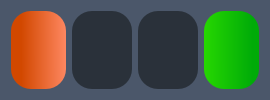
            <widget class="QFrame" name="frame_7">
             <property name="styleSheet">
              <string notr="true">QFrame{
	border-top-left-radius: 20px;
	border-top-right-radius: 20px;
	background-color: #4B576A;
}
QPushButton{
	border-radius: 20px;
}</string>
             </property>
             <property name="frameShape">
              <enum>QFrame::NoFrame</enum>
             </property>
             <property name="frameShadow">
              <enum>QFrame::Raised</enum>
             </property>
             <layout class="QHBoxLayout" name="horizontalLayout_4" stretch="7,1,0,7">
              <item>
               <widget class="QPushButton" name="previousButton">
                <property name="sizePolicy">
                 <sizepolicy hsizetype="Minimum" vsizetype="Minimum">
                  <horstretch>0</horstretch>
                  <verstretch>0</verstretch>
                 </sizepolicy>
                </property>
                <property name="font">
                 <font>
                  <pointsize>15</pointsize>
                  <weight>75</weight>
                  <bold>true</bold>
                 </font>
                </property>
                <property name="cursor">
                 <cursorShape>PointingHandCursor</cursorShape>
                </property>
                <property name="styleSheet">
                 <string notr="true">QPushButton{
	background-color: qlineargradient(spread:pad, x1:0, y1:0.006, x2:1, y2:0, stop:0.18408 rgba(210, 72, 0, 255), stop:1 rgba(254, 135, 97, 255));
}
QPushButton:hover{
	background-color: rgb(252, 133, 93);
}
QPushButton:pressed{
	background-color: #ececec
}</string>
                </property>
                <property name="text">
                 <string/>
                </property>
                <property name="icon">
                 <iconset>
                  <normalon>:/Arrow/icons8-arrow-48.png</normalon>
                 </iconset>
                </property>
                <property name="iconSize">
                 <size>
                  <width>50</width>
                  <height>50</height>
                 </size>
                </property>
               </widget>
              </item>
              <item>
               <widget class="QPushButton" name="adjButton">
                <property name="sizePolicy">
                 <sizepolicy hsizetype="Preferred" vsizetype="Preferred">
                  <horstretch>0</horstretch>
                  <verstretch>0</verstretch>
                 </sizepolicy>
                </property>
                <property name="minimumSize">
                 <size>
                  <width>60</width>
                  <height>60</height>
                 </size>
                </property>
                <property name="maximumSize">
                 <size>
                  <width>70</width>
                  <height>16777215</height>
                 </size>
                </property>
                <property name="cursor">
                 <cursorShape>PointingHandCursor</cursorShape>
                </property>
                <property name="styleSheet">
                 <string notr="true">QPushButton{
	background-color: rgb(42, 49, 58);
}
QPushButton:hover{
	background-color: rgb(205, 205, 205);
}
QPushButton:pressed{
	background-color: #ececec
}</string>
                </property>
                <property name="text">
                 <string/>
                </property>
                <property name="icon">
                 <iconset>
                  <normalon>../images/icons/icons8-adjust-50.png</normalon>
                 </iconset>
                </property>
                <property name="iconSize">
                 <size>
                  <width>40</width>
                  <height>40</height>
                 </size>
                </property>
               </widget>
              </item>
              <item>
               <widget class="QPushButton" name="cropButton">
                <property name="sizePolicy">
                 <sizepolicy hsizetype="Preferred" vsizetype="Preferred">
                  <horstretch>0</horstretch>
                  <verstretch>0</verstretch>
                 </sizepolicy>
                </property>
                <property name="minimumSize">
                 <size>
                  <width>60</width>
                  <height>60</height>
                 </size>
                </property>
                <property name="maximumSize">
                 <size>
                  <width>70</width>
                  <height>16777215</height>
                 </size>
                </property>
                <property name="cursor">
                 <cursorShape>PointingHandCursor</cursorShape>
                </property>
                <property name="styleSheet">
                 <string notr="true">QPushButton{
	background-color: rgb(42, 49, 58);
}
QPushButton:hover{
	background-color: rgb(205, 205, 205);
}
QPushButton:pressed{
	background-color: #ececec
}</string>
                </property>
                <property name="text">
                 <string/>
                </property>
                <property name="icon">
                 <iconset>
                  <normalon>:/Setting/icons8-crop-24.png</normalon>
                 </iconset>
                </property>
                <property name="iconSize">
                 <size>
                  <width>60</width>
                  <height>60</height>
                 </size>
                </property>
               </widget>
              </item>
              <item>
               <widget class="QPushButton" name="nextButton">
                <property name="sizePolicy">
                 <sizepolicy hsizetype="Minimum" vsizetype="Minimum">
                  <horstretch>0</horstretch>
                  <verstretch>0</verstretch>
                 </sizepolicy>
                </property>
                <property name="font">
                 <font>
                  <pointsize>15</pointsize>
                  <weight>75</weight>
                  <bold>true</bold>
                 </font>
                </property>
                <property name="cursor">
                 <cursorShape>PointingHandCursor</cursorShape>
                </property>
                <property name="styleSheet">
                 <string notr="true">QPushButton{
	background-color: qlineargradient(spread:pad, x1:0, y1:0.006, x2:1, y2:0, stop:0 rgba(38, 215, 1, 255), stop:0.880597 rgba(0, 171, 8, 255));
}
QPushButton:hover{
	background-color: rgb(36, 212, 1);
}
QPushButton:pressed{
	background-color: #ececec
}</string>
                </property>
                <property name="text">
                 <string/>
                </property>
                <property name="icon">
                 <iconset>
                  <normalon>:/Arrow/icons8-arrow-48 - Copy.png</normalon>
                 </iconset>
                </property>
                <property name="iconSize">
                 <size>
                  <width>50</width>
                  <height>50</height>
                 </size>
                </property>
               </widget>
              </item>
             </layout>
            </widget>
